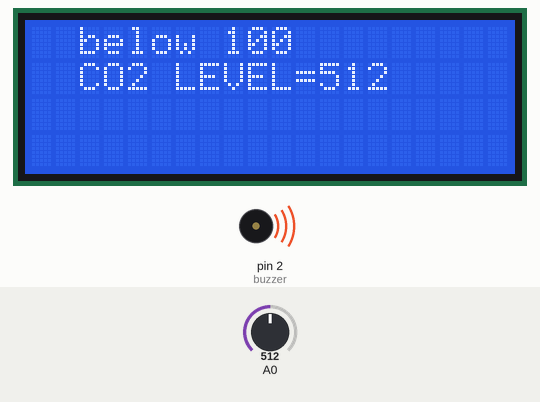
The sketch below on a simulated Arduino Mega 2560, built with avr-gcc and run on an emulated ATmega2560. Parts: 20×4 character LCD, buzzer (waves = sounding, pin HIGH). The test bench sets the inputs (shaded band); at power-on: A0 = 512. What the sketch prints to the serial monitor is not drawn.

Above: at 1.2 s.
1.3 s: A0 set to 106
At 2.7 s:
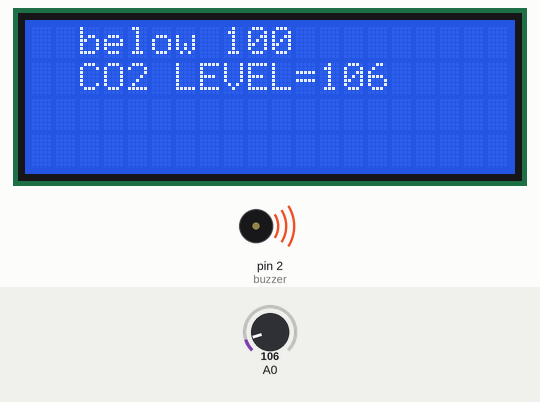
3.7 s: A0 set to 92
At 5.4 s:
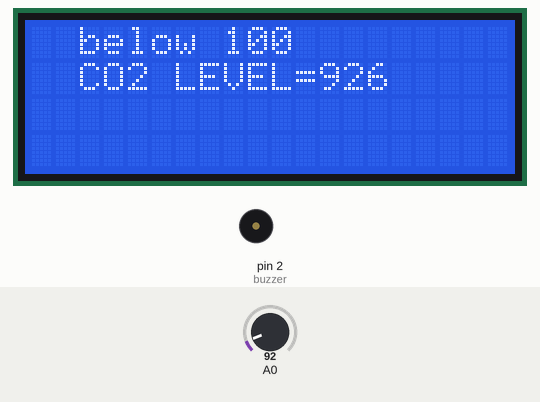
5.7 s: A0 set to 110
At 6.9 s:
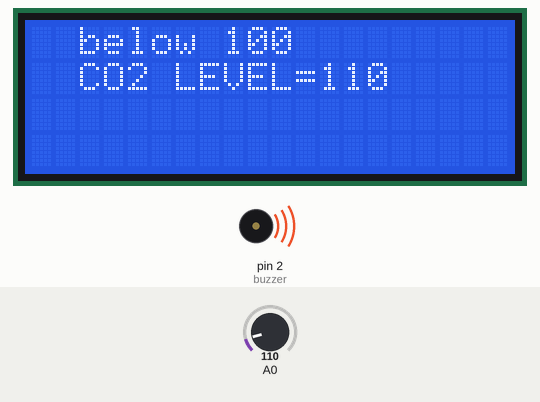
Timing chart, 0 to 8.7 s (numbered marks = the images above; inputs shaded):
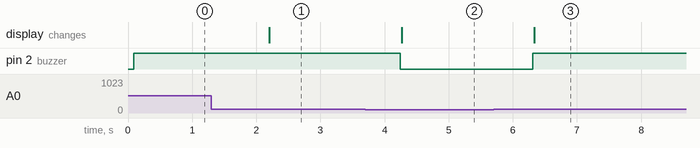

The sketch:

co2_sensorAND_lcd.ino
```cpp
#include <LiquidCrystal_I2C.h>

#include <Wire.h>

LiquidCrystal_I2C lcd(0x27,20,4);  // set the LCD address to 0x27 for a 16 chars and 2 line display

int sensorValue;
//int digitalValue;
const int buzzer = 2;///pin D2 buzzer
void setup()
{
  Serial.begin(9600); // sets the serial port to 9600
  lcd.init();
  lcd.backlight();
  lcd.clear();
  pinMode(buzzer, OUTPUT);
}

void loop()
{
  sensorValue = analogRead(0); // read analog input pin 0
   if (sensorValue > 100)////change as we want 7asab co2 level
  {
    Serial.println("above 100");
    lcd.setCursor(2,0);///first line in lcd
    lcd.print("above 100");
    lcd.setCursor(2,1);///second line in lcd
    lcd.print("CO2 LEVEL=");lcd.print(sensorValue,DEC);
    digitalWrite(buzzer, HIGH);
  }
  else

  digitalWrite(buzzer, LOW);
  Serial.println(sensorValue, DEC); // prints the value read
  lcd.setCursor(2,0);///first line in lcd
  lcd.print("below 100");
  lcd.setCursor(2,1);///second line in lcd
  lcd.print("CO2 LEVEL=");
  lcd.print(sensorValue,DEC);
   delay(1000); // wait 100ms for next reading
}
```

Measured:
- the behaviour switches between 101 and 100 on A0 (found by bisection; images 1 and 2)
- after the input at 1.3 s, the display: changes after 0.90 s (image 1)
- after the input at 3.7 s, pin 2 (buzzer): HIGH → LOW after 0.55 s; the display: changes after 0.57 s (image 2)
- after the input at 5.7 s, pin 2 (buzzer): LOW → HIGH after 0.61 s; the display: changes after 0.63 s (image 3)
